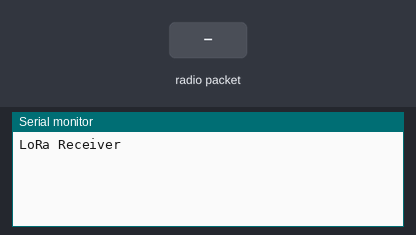
Bench run of a sketch on a simulated Arduino Uno, built with avr-gcc and run on an emulated ATmega328P. Parts: the last lines printed to the serial monitor. The inputs (shaded band) are chosen by the test bench. No radio packets arrive unless stated.

Above: at 1.2 s.
1.3 s: radio packet "1" arrives
At 2.3 s:
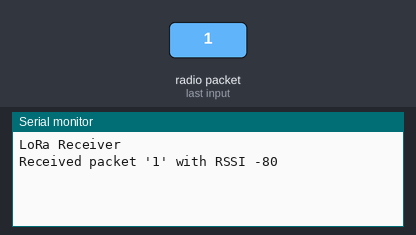
2.8 s: radio packet "0" arrives
At 3.4 s:
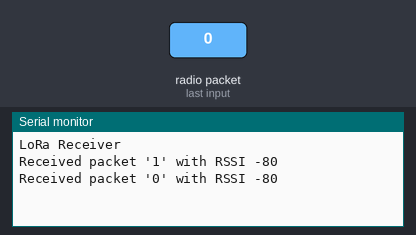
4.3 s: radio packet "2" arrives
At 5.8 s:
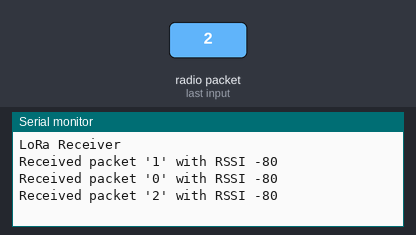

Measured:
- after the input at 1.3 s, the serial monitor: prints a new line at once (image 1)
- after the input at 2.8 s, the serial monitor: prints a new line at once (image 2)
- after the input at 4.3 s, the serial monitor: prints a new line at once (image 3)

The sketch:

lora_receiver_2.ino
```cpp
#include <SPI.h>
#include <LoRa.h>

const int ss = 10;
const int reset = 9;
const int dio0 = 2;

void setup() {
  Serial.begin(9600);
  LoRa.begin(915E6);
  LoRa.setPins(ss, reset, dio0);
  Serial.println("LoRa Receiver");
}

void loop() {
  // try to parse packet
  int packetSize = LoRa.parsePacket();
  if (packetSize) {
    // received a packet
    Serial.print("Received packet '");
    // read packet
    while (LoRa.available()) {
      Serial.print((char)LoRa.read());
    }
    // print RSSI of packet
    Serial.print("' with RSSI ");
    Serial.println(LoRa.packetRssi());
  }
}
```
